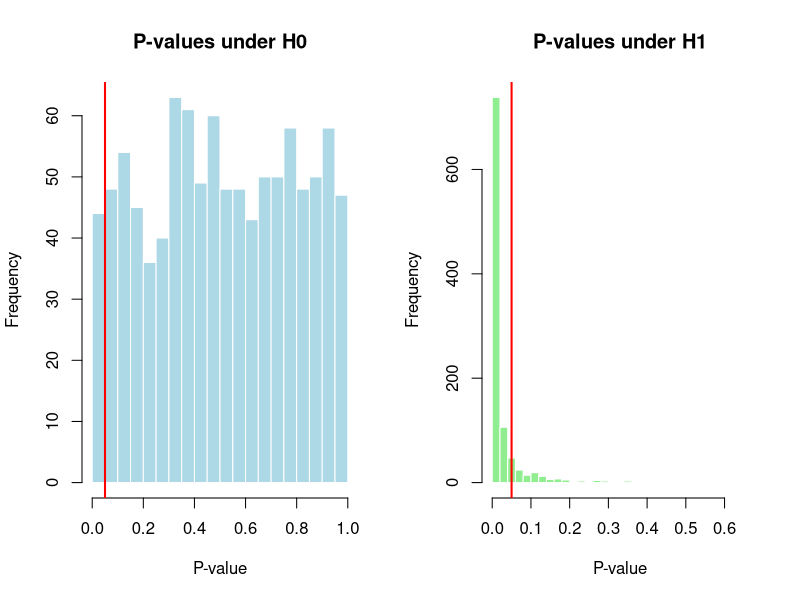

Here is the R script that generated this plot:
# -----------------------------------
# Experiment 13
# Type I Error, Type II Error and Power
# -----------------------------------

mu0 <- 5
mu1 <- 6
sigma <- 2
n <- 30
alpha <- 0.05
N_sim <- 1000

type_I_errors <- 0
type_II_errors <- 0

set.seed(123)


# -----------------------------------
# Simulation for Type I and Type II Error
# -----------------------------------

for (i in 1:N_sim) {
  
  # Data under H0
  data_H0 <- rnorm(
    n,
    mean = mu0,
    sd = sigma
  )
  
  t_test_H0 <- t.test(
    data_H0,
    mu = mu0,
    alternative = "greater"
  )
  
  if (t_test_H0$p.value < alpha) {
    type_I_errors <- type_I_errors + 1
  }
  
  
  # Data under H1
  data_H1 <- rnorm(
    n,
    mean = mu1,
    sd = sigma
  )
  
  t_test_H1 <- t.test(
    data_H1,
    mu = mu0,
    alternative = "greater"
  )
  
  if (t_test_H1$p.value >= alpha) {
    type_II_errors <- type_II_errors + 1
  }
}


# -----------------------------------
# Error Rates and Power
# -----------------------------------

type_I_rate <- type_I_errors / N_sim
type_II_rate <- type_II_errors / N_sim
power <- 1 - type_II_rate


print(paste("Type I Error Rate:", type_I_rate))
print(paste("Type II Error Rate:", type_II_rate))
print(paste("Power:", power))


# -----------------------------------
# Generate P-values
# -----------------------------------

set.seed(123)

pvals_H0 <- replicate(
  N_sim,
  t.test(
    rnorm(n, mean = mu0, sd = sigma),
    mu = mu0,
    alternative = "greater"
  )$p.value
)

pvals_H1 <- replicate(
  N_sim,
  t.test(
    rnorm(n, mean = mu1, sd = sigma),
    mu = mu0,
    alternative = "greater"
  )$p.value
)


# -----------------------------------
# P-value Histograms
# -----------------------------------

par(mfrow = c(1, 2))


# P-values under H0
hist(
  pvals_H0,
  breaks = 30,
  col = "lightblue",
  main = "P-values under H0",
  xlab = "P-value",
  border = "white"
)

abline(
  v = alpha,
  col = "red",
  lwd = 2
)


# P-values under H1
hist(
  pvals_H1,
  breaks = 30,
  col = "lightgreen",
  main = "P-values under H1",
  xlab = "P-value",
  border = "white"
)

abline(
  v = alpha,
  col = "red",
  lwd = 2
)
